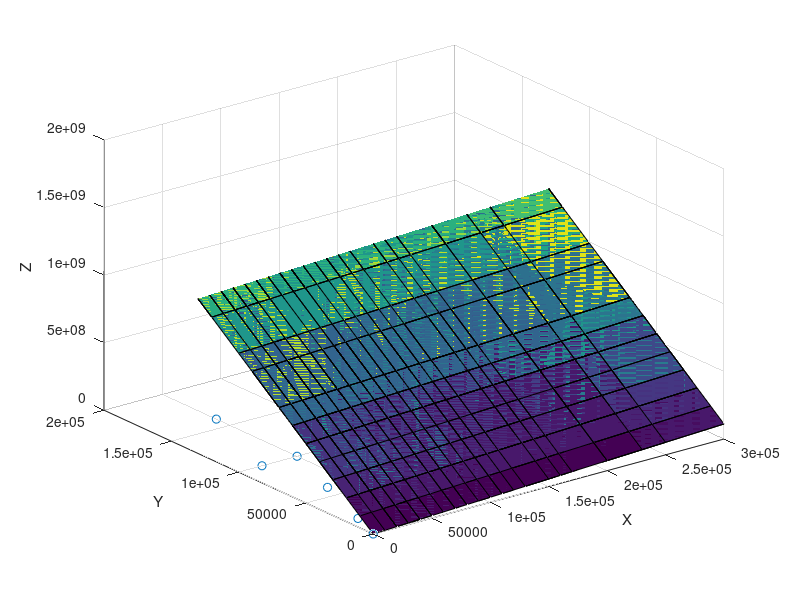

The MATLAB source for this figure:
close all; clear all; clc;

tic
m = 30;
n = 3;

%X = [1,2,5; 1,3,6; 1,4,7];
%Y = [0;1;2];

X = [   1, 0, 0; 
        1, 1, 2;
        1, 2, 1;
        1, 6, 7;
        1, 3, 2; 
        1, 4, 5; 
        1, 3, 6; 
        1, 2, 2;
        1, 4, 4;
        1, 7, 3;
        1, 7, 5;
        1, 9, 6;
        1, 8, 9;
        1, 11, 5;
        1, 11, 12;
        1, 12, 9;
        1, 8, 5;
        1, 10, 7;
        1, 13, 15;
        1, 20, 14;
        1, 17, 17;
        1, 16, 7;
        1, 15, 3;
        1, 20, 6;
        1, 30, 17
        1, 2, 10
        1, 5, 10
        1, 5, 16
        1, 25, 12;
        1, 23, 18];

Y = [1; 
     3; 
     4;
     8;
     4;
     5; 
     6; 
     5;
     6;
     4;
     6;
     7;
     9;
     9;
     14;
     10;
     8;
     10;
     11;
     15;
     17;
     12;
     14;
     16;
     22;
     8;
     20;
     27;
     3;
     19];   


theta = [1;2;2];
alpha = 0.003;
scalar = alpha/m;

s = 10000;
theta = theta * s;
alpha = alpha * s;
scalar = alpha/m;
X = X*s;
Y = Y*s;

for i = 1:100000
    hypothesis = (X*theta)/s;
    err = hypothesis - Y;
    tmp1 = (X' * err)/s;
    tmp2 = (tmp1 * scalar)/s;
    theta = theta - tmp2
end
toc

scatter3(X(:,2), X(:,3), Y);
xlabel('X');
ylabel('Y');
zlabel('Z');
hold on

x = X(:,2);
y = X(:,3);
[x1, y1] = meshgrid(x,y);
z = (theta(1) + theta(2)*x1 + theta(3)*y1);
surf(x1,y1,z);
fprintf('\nDone');
